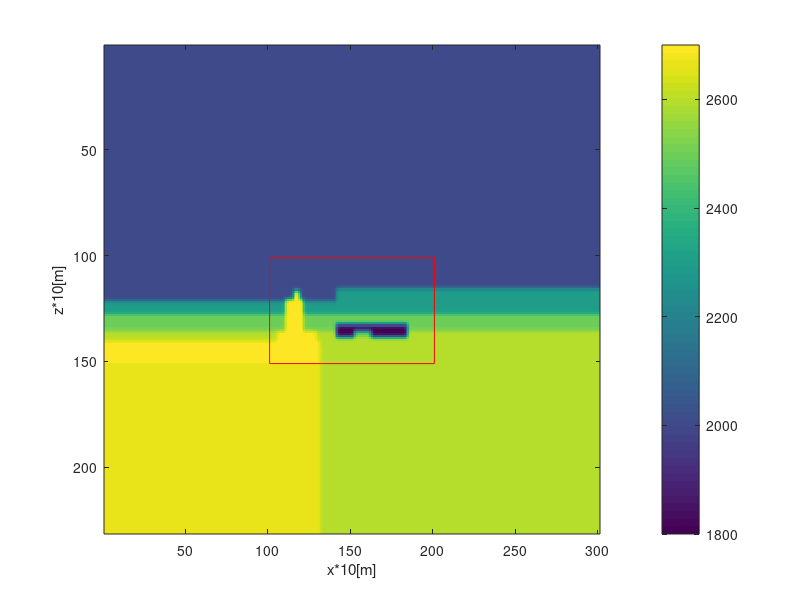

Reproduce this figure in MATLAB. (Note: this script raises an error after producing the figure.)
%% input parameters
clear all;
close all;
dims.dh=10;
lpu=100;
lpd=80;
lpl=100;
lpr=100;
load('trueModel.mat');
v0=trueModel;
dims.dt=2*10^-3; % [s]
dims.nz0=size(v0,1); % Cells in z-direction
dims.nx0=size(v0,2); % Cells in x-direction
dims.nt=400; % Amount of time steps
dims.ns=dims.nt;
%% extend the velocity model region
v=v0;
temp=v0(1,:);
temp2=v0(end,:);
v=[temp(ones(lpu,1),:);
    v;
    temp2(ones(lpd,1),:)];
temp3=v(:,1);
temp4=v(:,end);
v=[temp3(:,ones(1,lpl)),v,temp4(:,ones(1,lpr))];
figure;
imagesc(v);
colorbar;
xlabel({['x*' num2str(dims.dh) '[m]']});
ylabel({['z*' num2str(dims.dh) '[m]']});
hold on;
plot([lpl+1,dims.nx0+lpl],[lpu+1,lpu+1],'color','red');
hold on;
plot([lpl+1,dims.nx0+lpl],[lpu+dims.nz0,lpu+dims.nz0],'color','red');
hold on;
plot([lpl+1,lpl+1],[lpu+1,lpu+dims.nz0],'color','red');
hold on;
plot([dims.nx0+lpl,dims.nx0+lpl],[lpu+1,lpu+dims.nz0],'color','red');
axis on;
%% Model dimensions
dims.nz=size(v,1);
dims.nx=size(v,2);
% mz=101:151
dims.mz=lpu+1:dims.nz0+lpu;
% mx=101:201
dims.mx=lpl+1:dims.nx0+lpl;
%% Receiver locations
dims.rx=min(dims.mx):max(dims.mx);
dims.rz=min(dims.mz)*ones(1,length(dims.rx));
%% Source and source signals
% 21 shot gathers, shootted for every 50m
dims.sz=ones([1,101])*101;
dims.sx=101:201;

true_rec=zeros(dims.nt,size(dims.mx,2),size(dims.sz,2));
%%
tic;
for i=1:size(dims.sx,2)
    sn=length(dims.sx);
    s0=rickerWave(10,dims);
    s=s0(:,ones(1,length(dims.sz)));
    %% some parameters
    nz=dims.nz;
    nx=dims.nx;
    sz=dims.sz(i);
    sx=dims.sx(i);
    dh=dims.dh;
    dt=dims.dt;
    nt=dims.nt;
    rz=dims.rz;
    rx=dims.rx;
    %%
    [p,rec]=solver(nz,nx,nt,dh,dt,sz,sx,s,rz,rx,v);
    true_rec(:,:,i)=rec;
    fprintf('\ngenerate_true_rec source=%f/%f \t t=%f s',i,size(dims.sz,2),toc);
end
save('true_rec.mat','true_rec');
%% plot p
figure(2)
for i=1:fix(size(p,3)/20):size(p,3)
    %C=imfuse(real(p(:,:,i)),v,'falsecolor','Scaling','independent','ColorChannels','red-cyan');
    subplot(2,1,1)
    imshow(p(:,:,i),.1*[min(min(p(:))),max(max(p(:)))]);
    colorbar;
    xlabel({['x*' num2str(dims.dh) '[m]']});
    ylabel({['z*' num2str(dims.dh) '[m]']});
    title({['t=' num2str(i*dims.dt) 's'],['p']});
    hold on;
    plot([lpl+1,dims.nx0+lpl],[lpu+1,lpu+1],'color','red');
    hold on;
    plot([lpl+1,dims.nx0+lpl],[lpu+dims.nz0,lpu+dims.nz0],'color','red');
    hold on;
    plot([lpl+1,lpl+1],[lpu+1,lpu+dims.nz0],'color','red');
    hold on;
    plot([dims.nx0+lpl,dims.nx0+lpl],[lpu+1,lpu+dims.nz0],'color','red');
    axis on;
    
    subplot(2,1,2)
    imshow(v,[min(v(:)),max(v(:))]);
    colorbar;
    xlabel({['x*' num2str(dims.dh) '[m]']});
    ylabel({['z*' num2str(dims.dh) '[m]']});
    %title({['t=' num2str(i*dims.dt) 's'],['p']});
    hold on;
    plot([lpl+1,dims.nx0+lpl],[lpu+1,lpu+1],'color','red');
    hold on;
    plot([lpl+1,dims.nx0+lpl],[lpu+dims.nz0,lpu+dims.nz0],'color','red');
    hold on;
    plot([lpl+1,lpl+1],[lpu+1,lpu+dims.nz0],'color','red');
    hold on;
    plot([dims.nx0+lpl,dims.nx0+lpl],[lpu+1,lpu+dims.nz0],'color','red');
    axis on;
    shg;
end
%%
figure(3)
imagesc(real(rec),.1*[min(real(rec(:))),max(real(rec(:)))]);
axis on;
xlabel({['x*' num2str(dims.dh) '[m]']});
ylabel({['t*' num2str(dims.dt) '[m]']});
hold off;
%%
t1=real(p(100,:,:));
t2=reshape(t1,[size(t1,2),size(t1,3)]);
for i=1:size(t2,2)
    figure(4)
    subplot(2,1,1)
    plot(t2(:,i));
    ylim([min(t2(:)),max(t2(:))]);
    title(num2str(i));
    shg;
    pause(.01);
end
%%
load('true_rec.mat');
for i=1:size(true_rec,3)
    figure(5)
    subplot(2,1,1)
    imagesc(true_rec(:,:,i),.1*[min(min(true_rec(:,:,i))),max(max(true_rec(:,:,i)))]);
    xlabel({['x*' num2str(dims.dh) '[m]']});
    ylabel({['t*' num2str(dims.dt) '[m]']});
    shg;
    pause(.5);
end